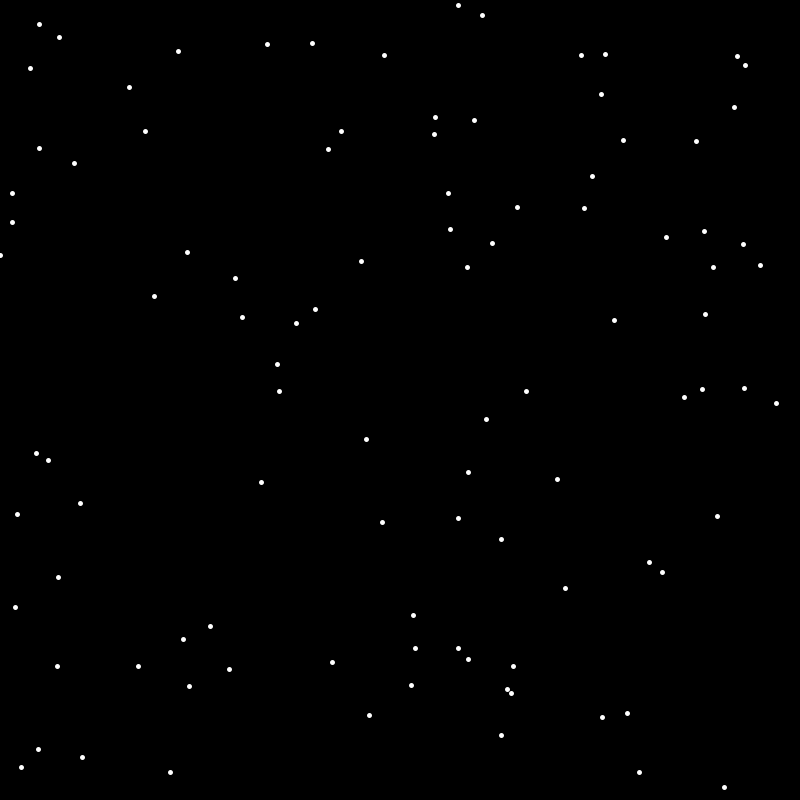
Frame 1 (no input)
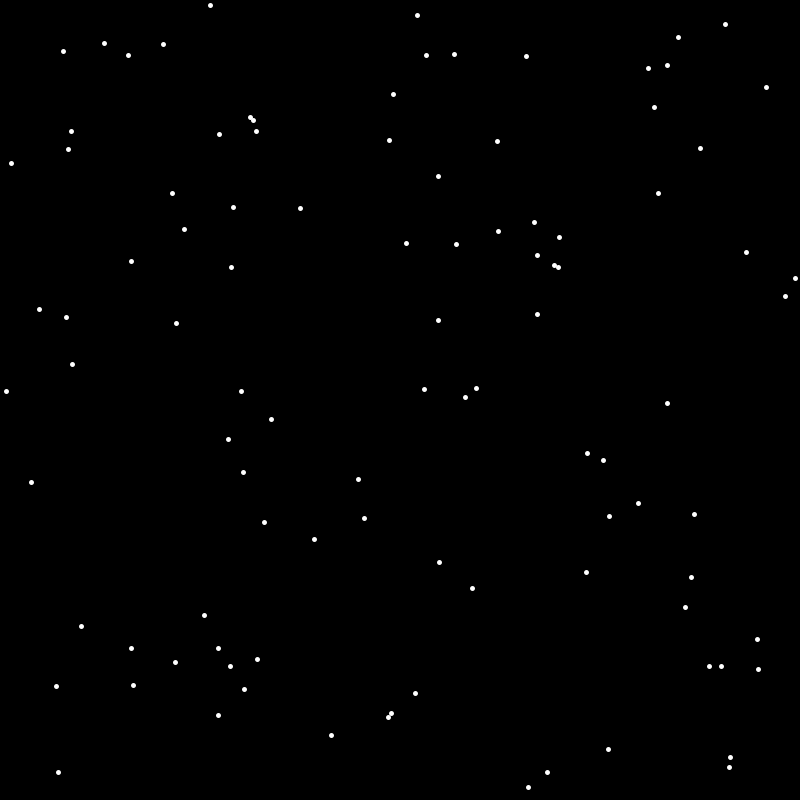
Frame 60 (the mouse pressed at the canvas centre just before this capture)
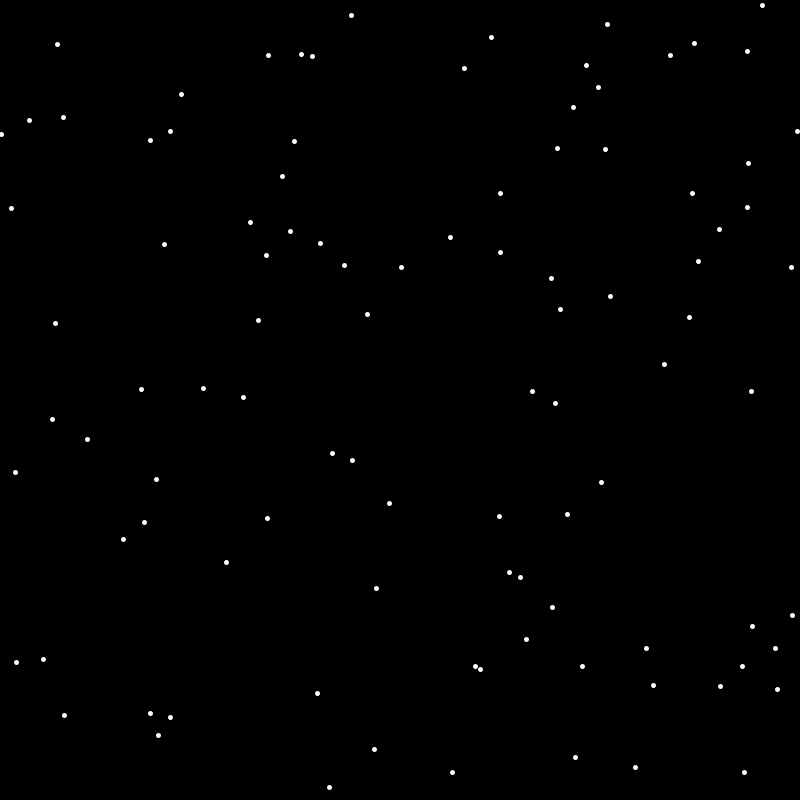
Frame 120 (the mouse held since frame 60 and released just before this capture)

The Processing sketch that drew these frames (run headless with seeded random() and noise(); from frame 60 on, the mouse is pressed at the canvas centre):

// Processing sketch: AssignmentC15519493
// ── AssignmentC15519493.pde
Button btn = new Button(500, 500, 100, 50, 50);

float[] x = new float[100];
float[] y = new float[100];
float[] speed = new float[100];

void setup()
{
  size(800,800);
  background(0);
  stroke(255);
  strokeWeight(5);
  
  int i = 0;
  
  while(i < 100)
  {
    x[i] = random(0, width);
    y[i] = random(0, height);
    speed[i] = random(1, 5);
    i += 1;
  }
}

void draw()
{
  background(0);
  
  int i = 0;
  while(i < 100)
  {
    point(x[i], y[i]);
    x[i] = x[i] - speed[i];
    
    if(x[i] < 0)
    {
      x[i] = width;
    }
    i += 1;
  }
}
// ── Button.pde
class Button
{
  // local data declarations
  private float btnX, btnY, btnCenterX, btnCenterY;
  private float btnWidth, btnHeight, btnBorderRadius;
  private color btnColor, btnBorderColor, btnTextColor;
  private String btnText;
  
   // constructor for button
  Button()
  {
    btnX = btnY = 0;
    btnWidth = btnHeight = 100;
    btnBorderRadius = 0;
    btnCenterX = btnX + btnWidth / 2;
    btnCenterY = btnY + btnHeight / 2;
    btnColor = color(255, 255, 255);
    btnBorderColor = color(0, 0, 0);
    btnText = "Button";
    btnTextColor = color(0, 0, 0);
  }
  //Parameter constructor
  Button(float btnX, float btnY, float btnWidth, float btnHeight, float btnBorderRadius)
  {
    this.btnX = btnX;
    this.btnY = btnY;
    this.btnWidth = btnWidth;
    this.btnHeight = btnHeight;
    this.btnBorderRadius = btnBorderRadius;
    btnCenterX = btnX + btnWidth / 2;
    btnCenterY = btnY + btnHeight / 2;
    btnColor = color(255, 255, 255);
    btnBorderColor = color(0, 0, 0);
    btnText = "Button";
    btnTextColor = color(0, 0, 0);
  }
  
    void drawButton()
  {
    stroke(btnBorderColor);
    fill(btnColor);
    rect(btnX, btnY, btnWidth, btnHeight, btnBorderRadius);
    fill(btnTextColor);
    text(btnText, btnCenterX, btnCenterY);
    textAlign(CENTER, CENTER);
  }
 
}
// ── StarField.pde
class Stars{
  
  void drawStars()
  {
    float[] x = new float[100];
    float[] y = new float[100];
    float[] speed = new float[100];
  
    stroke(255);
    strokeWeight(5);
    
    int i = 0;
    while(i < 100)
    {
      x[i] = random(0, width);
      y[i] = random(0, height);
      speed[i] = random(1, 3);
      i += 1;
    }
    
    i = 0;
    while(i < 100)
    {
      point(x[i], y[i]);
      x[i] = x[i] - speed[i];
      
      if(x[i] < 0)
      {
        x[i] = width;
      }
      i += 1;
      
    }
  
}
}
